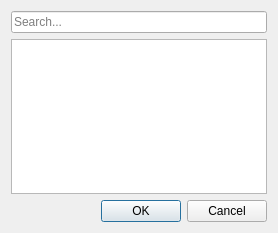
<?xml version="1.0" encoding="UTF-8"?>
<ui version="4.0">
 <class>SelectItemDialog</class>
 <widget class="QDialog" name="SelectItemDialog">
  <property name="windowModality">
   <enum>Qt::WindowModal</enum>
  </property>
  <property name="geometry">
   <rect>
    <x>0</x>
    <y>0</y>
    <width>278</width>
    <height>233</height>
   </rect>
  </property>
  <property name="sizePolicy">
   <sizepolicy hsizetype="Preferred" vsizetype="Preferred">
    <horstretch>0</horstretch>
    <verstretch>0</verstretch>
   </sizepolicy>
  </property>
  <property name="windowTitle">
   <string>Select Item</string>
  </property>
  <property name="locale">
   <locale language="English" country="UnitedKingdom"/>
  </property>
  <layout class="QVBoxLayout" name="verticalLayout">
   <property name="sizeConstraint">
    <enum>QLayout::SetDefaultConstraint</enum>
   </property>
   <item>
    <widget class="QLineEdit" name="searchLineEdit">
     <property name="toolTip">
      <string>&lt;html&gt;&lt;head/&gt;&lt;body&gt;&lt;p&gt;Special characters:&lt;/p&gt;&lt;p&gt;* matches zero or more of any characters&lt;br/&gt;? matches any single character&lt;br/&gt;[...] matches any character within square brackets&lt;/p&gt;&lt;/body&gt;&lt;/html&gt;</string>
     </property>
     <property name="placeholderText">
      <string>Search...</string>
     </property>
    </widget>
   </item>
   <item>
    <widget class="QListView" name="listView"/>
   </item>
   <item>
    <widget class="QDialogButtonBox" name="buttonBox">
     <property name="standardButtons">
      <set>QDialogButtonBox::Cancel|QDialogButtonBox::Ok</set>
     </property>
    </widget>
   </item>
  </layout>
 </widget>
 <resources/>
 <connections/>
</ui>
